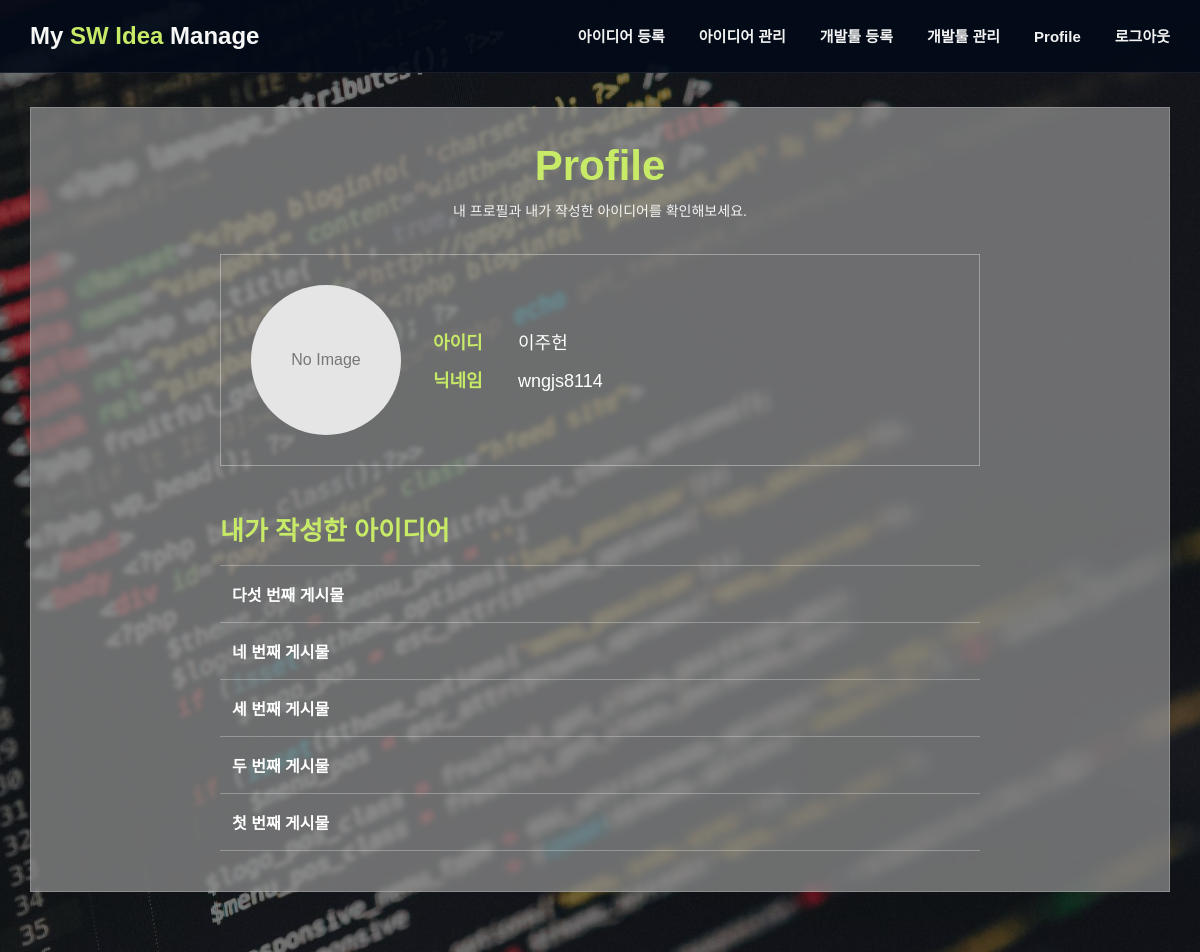
/users/profile/ (signed in), run on the app's committed database.
### users/models.py (models this page shows, shortened)
class User(AbstractUser):
    nickname = models.CharField(max_length=30, blank=True)
    profile_image = models.ImageField(upload_to='profiles/', blank=True, null=True)

### ideas/models.py (models this page shows, shortened)
class Idea(models.Model):
    author = models.ForeignKey(
        settings.AUTH_USER_MODEL,
        on_delete=models.CASCADE,
        related_name='ideas'
    )
    title = models.CharField(max_length=100)
    image = models.ImageField(upload_to='ideas/', blank=True, null=True)
    content = models.TextField()
    interest = models.PositiveIntegerField(default=0)
    devtool = models.ForeignKey(
        DevTool,
        on_delete=models.CASCADE,
        related_name='ideas'
    )
    created_at = models.DateTimeField(auto_now_add=True)
    updated_at = models.DateTimeField(auto_now=True)

### users/views.py (the view)
# urls.py: path('profile/', views.profile, name='profile'),
@login_required
def profile(request):
    my_ideas = request.user.ideas.all().order_by('-created_at')
    context = {
        'my_ideas': my_ideas,
    }
    return render(request, 'users/profile.html', context)

### ideas/templates/users/profile.html
{% extends 'ideas/base.html' %}
{% block content %}
<h1 class="page-title">Profile</h1>
<p class="page-subtitle">
    내 프로필과 내가 작성한 아이디어를 확인해보세요.
</p>
<div class="profile-box">
    <div class="profile-image-wrap">
        {% if user.profile_image %}
            <img src="{{ user.profile_image.url }}" alt="{{ user.username }}">
        {% else %}
            <div class="profile-no-image">No Image</div>
        {% endif %}
    </div>
    <div class="profile-info">
        <p>
            <strong>아이디</strong>
            {{ user.username }}
        </p>
        <p>
            <strong>닉네임</strong>
            {% if user.nickname %}
                {{ user.nickname }}
            {% else %}
                닉네임 없음
            {% endif %}
        </p>
    </div>
</div>
<div class="profile-idea-section">
    <h2 class="profile-section-title">내가 작성한 아이디어</h2>
    <div class="profile-idea-list">
        {% for idea in my_ideas %}
            <p>
                <a href="{% url 'ideas:idea-detail' idea.pk %}">
                    {{ idea.title }}
                </a>
            </p>
        {% empty %}
            <p class="empty-text">작성한 아이디어가 없습니다.</p>
        {% endfor %}
    </div>
</div>
{% endblock %}

### ideas/static/ideas/css/style.css (style rules this page uses)
* { box-sizing: border-box; }
body { margin: 0; font-family: Arial, sans-serif; color: #f2f2f2; background: #111; }
a { text-decoration: none; color: inherit; }
.page-title { margin: 0; text-align: center; font-size: 42px; font-weight: 800; color: #c7ea67; }
.page-subtitle { margin: 10px 0 32px; text-align: center; color: #f4f4f4; font-size: 14px; }
.profile-box { width: min(100%, 760px); margin: 34px auto 44px; padding: 30px; border: 1px solid rgba(255, 255, 255, 0.35); display: flex; align-items: center; gap: 32px; }
.profile-image-wrap { width: 150px; height: 150px; flex-shrink: 0; }
.profile-image-wrap img, .profile-no-image { width: 100%; height: 100%; border-radius: 50%; background: #e5e5e5; object-fit: cover; color: #777; display: flex; justify-content: center; align-items: center; }
.profile-info p { margin: 12px 0; font-size: 18px; color: #fff; }
.profile-info strong { display: inline-block; width: 80px; color: #c7ea67; }
.profile-idea-section { width: min(100%, 760px); margin: 0 auto; }
.profile-section-title { margin: 0 0 18px; color: #c7ea67; font-size: 26px; }
.profile-idea-list { border-top: 1px solid rgba(255, 255, 255, 0.28); }
.profile-idea-list p { margin: 0; padding: 16px 12px; border-bottom: 1px solid rgba(255, 255, 255, 0.28); }
.profile-idea-list a { color: #fff; font-weight: 700; }

### data on the page
User: username "이주헌", nickname "wngjs8114"
Idea: title "다섯 번째 게시물"
Idea: title "네 번째 게시물"
Idea: title "세 번째 게시물"
Idea: title "두 번째 게시물"
Idea: title "첫 번째 게시물"
